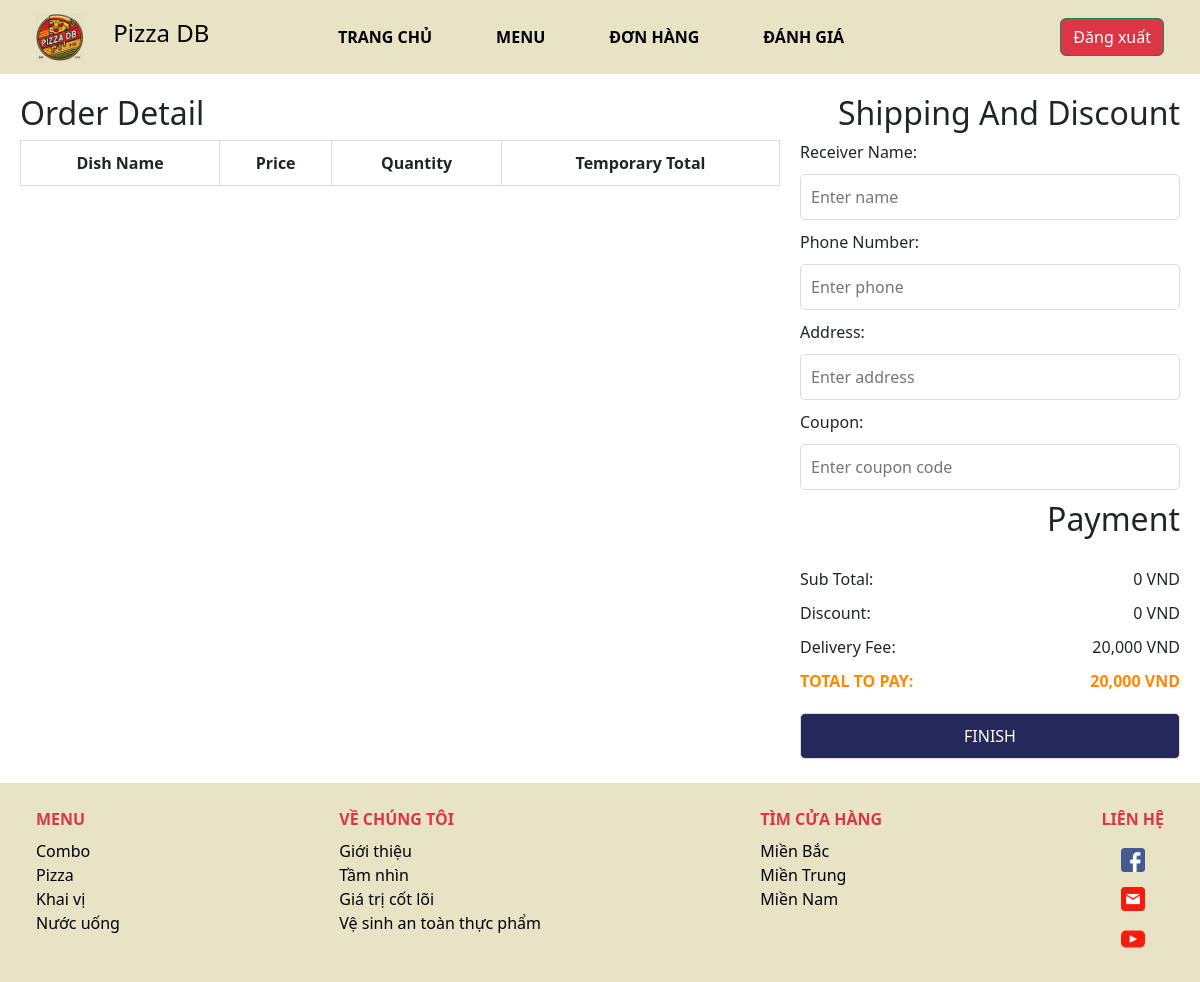
The app's page /view/customer_home/order.php (signed in), older data.
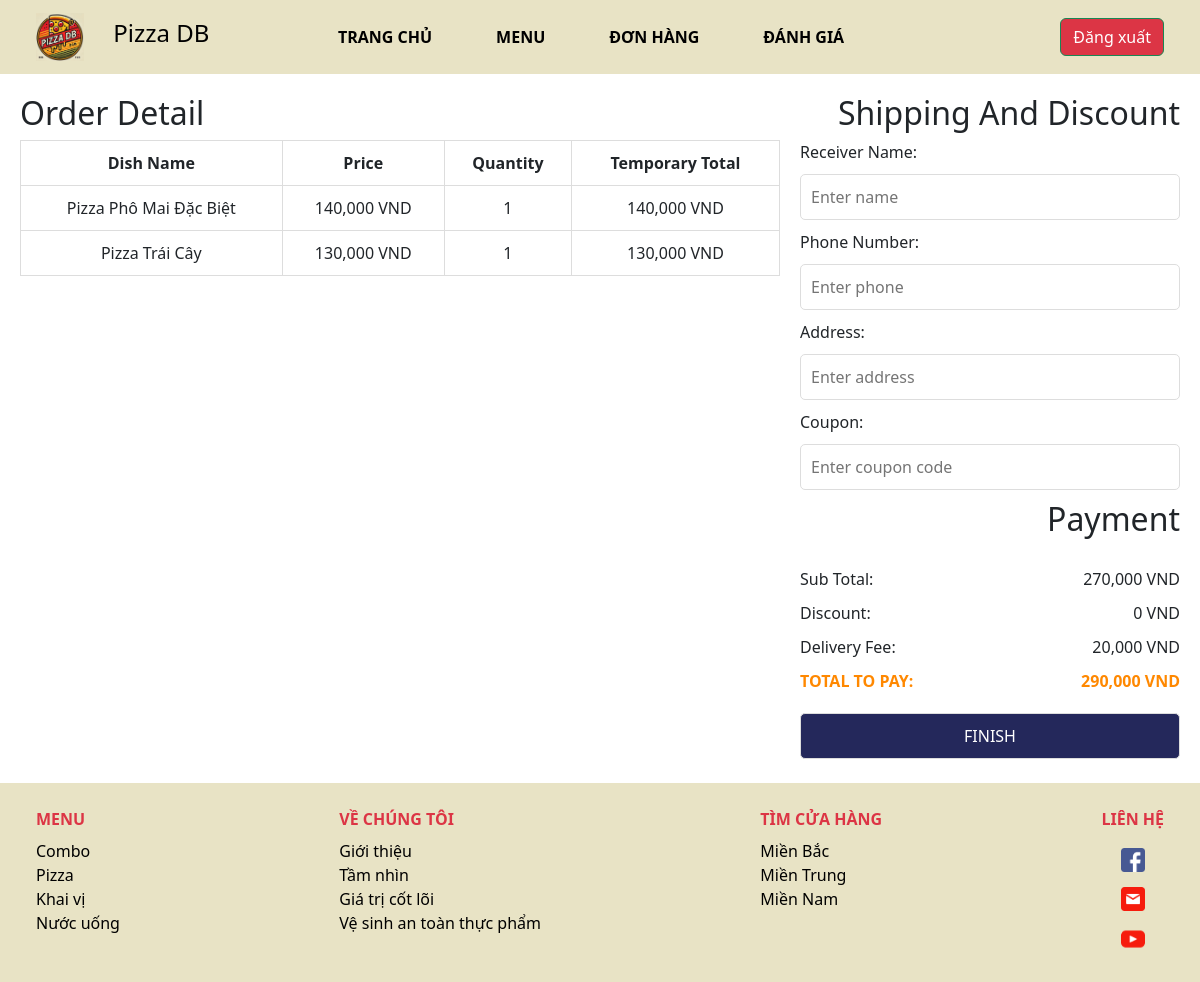
The same page, newer data.
### tables this page shows
CREATE TABLE `creat_order` (
    `order_id` int(10) NOT NULL,
    `food_id` int(10) NOT NULL,
    `quantity` int(10) NOT NULL,
    `temp_price` int(10) NOT NULL,
    `creat_date` date NOT NULL,
    CONSTRAINT fk_createbill_order FOREIGN KEY (`order_id`) REFERENCES `order`(`order_id`) ON DELETE CASCADE,
    CONSTRAINT fk_createbill_food FOREIGN KEY (`food_id`) REFERENCES `food`(`food_id`) ON DELETE CASCADE,
    PRIMARY KEY (`order_id`, `food_id`)
);

CREATE TABLE `food` (
    `food_id` int(10) NOT NULL AUTO_INCREMENT,
    `food_name` varchar(255) NOT NULL,
    `food_price` int(10) NOT NULL,
    `food_description` varchar(255) NOT NULL,
    PRIMARY KEY (`food_id`)
);

### view/customer_home/order.php (the view, shortened to what this page needs)
<!DOCTYPE html>
<html lang="en">
<head>
  <link rel="stylesheet" href="rating.css">
  <link rel="stylesheet" href="https://cdn.jsdelivr.net/npm/bootstrap@5.3.3/dist/css/bootstrap.min.css">
  <link rel="stylesheet" href="https://cdnjs.cloudflare.com/ajax/libs/font-awesome/4.7.0/css/font-awesome.min.css">
</head>
<body>
  <?php
  $connect = mysqli_connect('localhost', 'root', '', 'pizza');
  $discount = 0;
  $total_to_pay = 0;
  $order_id = 7;
  $customer_id = $_SESSION["account_id"] ?? null;
  $delivery_fee = 20000;
  $sql = "SELECT
            c.food_id,
            f.food_name,
            f.food_price,
            c.quantity,
            c.temp_price
        FROM
            creat_order c
        JOIN
            food f
        ON
            c.food_id = f.food_id
        WHERE
            c.order_id = ?";
  $stmt = mysqli_prepare($connect, $sql);
  mysqli_stmt_bind_param($stmt, "i", $order_id);
  mysqli_stmt_execute($stmt);
  $result = mysqli_stmt_get_result($stmt);
  $total_query = "SELECT SUM(temp_price) AS total_price FROM creat_order WHERE order_id = ?";
  $total_stmt = mysqli_prepare($connect, $total_query);
  mysqli_stmt_bind_param($total_stmt, "i", $order_id);
  mysqli_stmt_execute($total_stmt);
  $total_result = mysqli_stmt_get_result($total_stmt);
  $total_row = mysqli_fetch_assoc($total_result);
  $total_price = $total_row['total_price'];
  if ($_SERVER['REQUEST_METHOD'] === 'POST' && isset($_POST['coupon_code'])) {
    $coupon_code = $_POST['coupon_code'];
    $query = "
        SELECT cd.type_discount, cd.expired_date, cd.discount_id, d.status_use,
               dop.percent, don.discount_number
        FROM customer_discounts cd
        LEFT JOIN discount_on_percent dop ON cd.discount_id = dop.discount_id
        LEFT JOIN discount_on_number don ON cd.discount_id = don.discount_id
        JOIN discount d ON cd.discount_id = d.discount_id
        WHERE cd.customer_id = ?
          AND d.discount_name = ?
          AND cd.expired_date > CURDATE()
          AND d.status_use = 0
    ";
    $stmt = mysqli_prepare($connect, $query);
    mysqli_stmt_bind_param($stmt, "is", $customer_id, $coupon_code);
    mysqli_stmt_execute($stmt);
    $discount_result = mysqli_stmt_get_result($stmt);
    if ($discount_row = mysqli_fetch_assoc($discount_result)) {
      if ($discount_row['type_discount'] === 'percent') {
        $discount = ($total_price * $discount_row['percent']) / 100;
      } elseif ($discount_row['type_discount'] === 'number') {
        $discount = $discount_row['discount_number'];
      }
      $discount = min($discount, $total_price);
      $total_to_pay = $total_price + $delivery_fee - $discount;
      $valid_discount = true;
    } else {
      $error_message = "Invalid or expired coupon code.";
      $total_to_pay = $total_price + $delivery_fee;
    }
  } else {
    $total_to_pay = $total_price + $delivery_fee;
  }
  ?>
  <nav class="navbar position-relative navbar-expand-sm navbar-light px-4" style="background-color: #e8e3c5;">
    <div class="container-fluid gap-5">
      <a class="navbar-brand" href="home.php">
        <img src="../image/logo.jpg" alt="logo" style="width: 3rem;">
        <span class="ms-4" style="font-size: 1.5rem;">Pizza DB</span>
      </a>
      <div class="navmenu justify-content-center navbar-collapse gap-5">
        <ul class="navbar-nav gap-5">
          <li class="nav-item">
            <a class="nav-link text-uppercase text-black fw-bold" href="home.php">Trang chủ</a>
          </li>
          <li class="nav-item">
            <a class="nav-link text-uppercase text-black fw-bold" href="menu.php">Menu</a>
          </li>
          <li class="nav-item">
            <a class="nav-link text-uppercase text-black fw-bold" href="order.php">Đơn hàng</a>
          </li>
          <li class="nav-item">
            <a class="nav-link text-uppercase text-black fw-bold" href="rating.php">Đánh giá</a>
          </li>
        </ul>
      </div>
      <div class="navmenu justify-content-end navbar-collapse col-lg-1 position-relative">
        <button class="btn btn-outline-success text-white btn-danger my-2 my-sm-0 ms-2">
          <a href="../index.php" class="login">Đăng xuất</a>
        </button>
      </div>
    </div>
  </nav>
  <main>
    <section class="order-detail">
      <h2>Order Detail</h2>
      <table>
        <thead>
          <tr>
            <th>Dish Name</th>
            <th>Price</th>
            <th>Quantity</th>
            <th>Temporary Total</th>
          </tr>
        </thead>
        <tbody>
          <?php while ($row = mysqli_fetch_assoc($result)) { ?>
            <tr>
              <td><?php echo htmlspecialchars($row['food_name']); ?></td>
              <td><?php echo number_format($row['food_price']); ?> VND</td>
              <td><?php echo htmlspecialchars($row['quantity']); ?></td>
              <td><?php echo number_format($row['temp_price']); ?> VND</td>
            </tr>
          <?php } ?>
        </tbody>
      </table>
    </section>
    <section class="shipping-detail">
      <h2>Shipping And Discount</h2>
      <form method="POST" action="">
        <label for="receiver-name">Receiver Name:</label>
        <input type="text" id="receiver-name" name="receiver_name" placeholder="Enter name" required>
        <label for="phone-number">Phone Number:</label>
        <input type="text" id="phone-number" name="phone_number" placeholder="Enter phone" required>
        <label for="address">Address:</label>
        <input type="text" id="address" name="address" placeholder="Enter address" required>
        <label for="shipping-time">Coupon:</label>
        <input type="text" id="shipping-time" name="coupon_code" placeholder="Enter coupon code">
        <h2>Payment</h2>
        <div class="payment-detail">
          <p>Sub Total: <span><?php echo number_format($total_price); ?> VND</span></p>
          <p>Discount: <span><?php echo number_format($discount); ?> VND</span></p>
          <p>Delivery Fee: <span><?php echo number_format($delivery_fee); ?> VND</span></p>
          <p class="total">TOTAL TO PAY: <span><?php echo number_format($total_to_pay); ?> VND</span></p>
        </div>
        <button class="finish" type="button" name="finish_order" onclick="showFinishMessage()">FINISH</button>
      </form>
    </section>
  </main>
  <footer class="mt-4 text-black p-4" style="background-color: #e8e3c5;">
    <div class="container-fluid">
      <div class="d-flex justify-content-between align-items-start">
        <div class="d-flex flex-column">
          <span class="text-uppercase text-danger fw-bold mb-2">Menu</span>
          <a href="" class="nav-link text-black">Combo</a>
          <a href="" class="nav-link text-black">Pizza</a>
          <a href="" class="nav-link text-black">Khai vị</a>
          <a href="" class="nav-link text-black">Nước uống</a>
        </div>
        <div class="d-flex flex-column">
          <span class="text-uppercase text-danger fw-bold mb-2">Về chúng tôi</span>
          <a href="" class="nav-link text-black">Giới thiệu</a>
          <a href="" class="nav-link text-black">Tầm nhìn</a>
          <a href="" class="nav-link text-black">Giá trị cốt lõi</a>
          <a href="" class="nav-link text-black">Vệ sinh an toàn thực phẩm</a>
        </div>
        <div class="d-flex flex-column">
          <span class="text-uppercase text-danger fw-bold mb-2">Tìm cửa hàng</span>
          <a href="" class="nav-link text-black">Miền Bắc</a>
          <a href="" class="nav-link text-black">Miền Trung</a>
          <a href="" class="nav-link text-black">Miền Nam</a>
        </div>
        <div class="d-flex flex-column">
          <span class="text-uppercase text-danger fw-bold mb-2">Liên hệ</span>
          <button onclick="location.href='#'" type="button" class="btn btn-round btn-fb mr-md-3 mb-2 mb-md-0">
            <img src="../image/facebook.png" alt="facebook" style="width: 1.5rem;">
          </button>
          <button onclick="location.href='#'" type="button" class="btn btn-round btn-fb mr-md-3 mb-2 mb-md-0">
            <img src="../image/email.png" alt="facebook" style="width: 1.5rem;">
          </button>
          <button onclick="location.href='#'" type="button" class="btn btn-round btn-fb mr-md-3 mb-2 mb-md-0">
            <img src="../image/youtube.png" alt="facebook" style="width: 1.5rem;">
          </button>
        </div>
      </div>
    </div>
  </footer>
</body>
</html>

### view/customer_home/rating.css (style rules this page uses)
.btn-danger { font-size: 14px; background-color: #ff4d4d; border: none; border-radius: 5px; }
.btn-danger a { color: white; text-decoration: none; }
main { display: grid; grid-template-columns: 2fr 1fr; gap: 20px; margin: 20px; }
.order-detail table { width: 100%; border-collapse: collapse; margin-bottom: 20px; }
.order-detail table th, .order-detail table td { border: 1px solid #ddd; padding: 10px; text-align: center; }
.shipping-detail h2 { text-align: right; }
.shipping-detail form { display: flex; flex-direction: column; gap: 10px; }
.shipping-detail input, .shipping-detail button { padding: 10px; font-size: 16px; border: 1px solid #ddd; border-radius: 5px; }
.payment-detail p { margin: 10px 0; display: flex; justify-content: space-between; }
.payment-detail .total { font-weight: bold; color: #ff8800; }
.finish { width: 100%; padding: 15px; font-size: 18px; background: #24285B; color: #fff; border: none; border-radius: 5px; cursor: pointer; }

Row changes from the older to the newer data that the page shows:
added creat_order: food.food_name "Pizza Phô Mai Đặc Biệt", food.food_price "140,000", quantity "1", temp_price "140,000"
added creat_order: food.food_name "Pizza Trái Cây", food.food_price "130,000", quantity "1", temp_price "130,000"
Text that changed along with them:
$total_price: "0" → "270,000"
$total_to_pay: "20,000" → "290,000"
